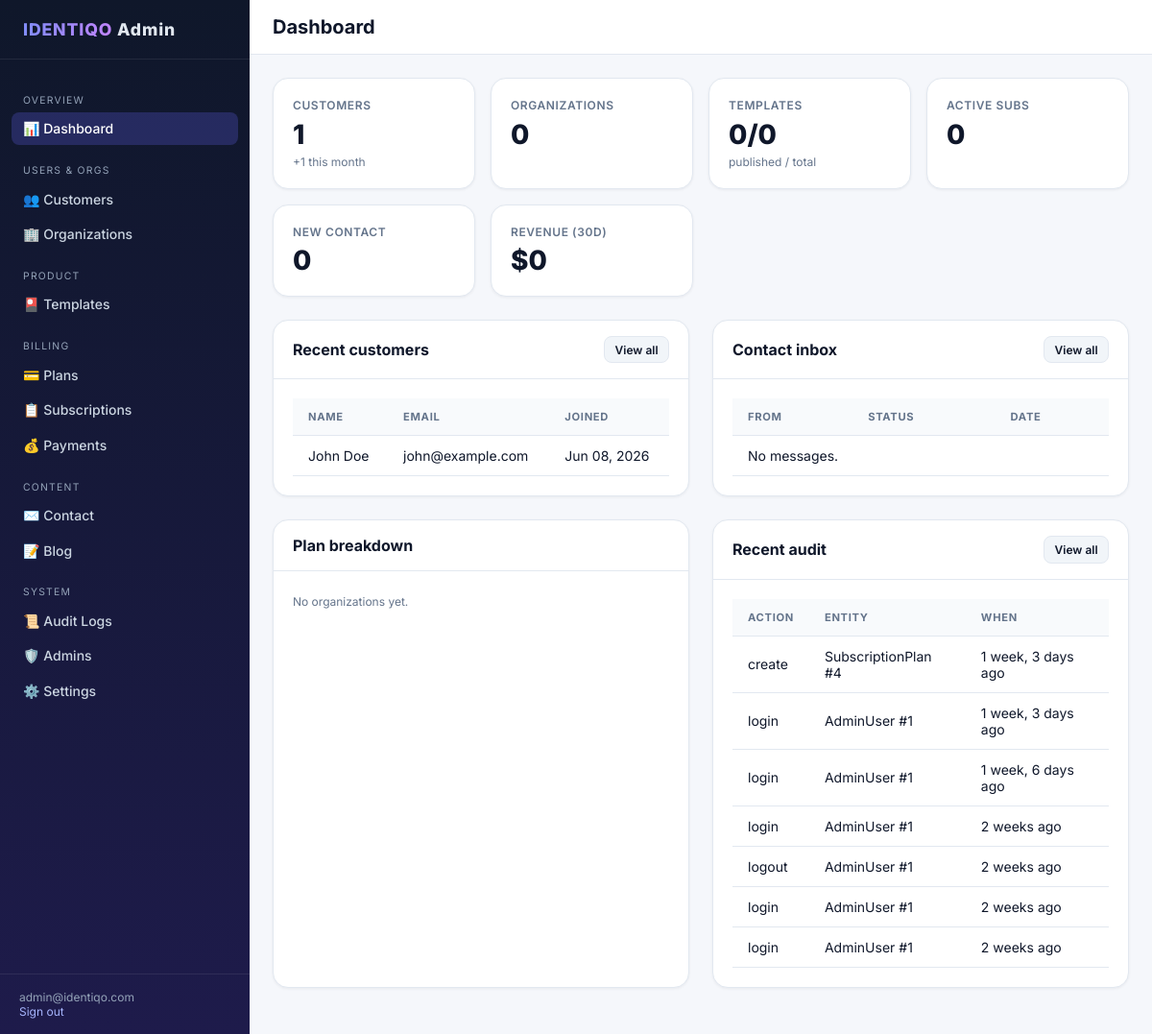
Page /super-admin/ (signed in) on the committed database.
### admin_api/models.py (models this page shows, shortened)
class AdminUser(models.Model):
    email = models.EmailField(unique=True)
    password = models.CharField(max_length=255)
    full_name = models.CharField(max_length=150, blank=True, null=True)
    phone = models.CharField(max_length=15, blank=True, null=True)
    status = models.BooleanField(default=True)
    created_at = models.DateTimeField(auto_now_add=True)
    updated_at = models.DateTimeField(auto_now=True)
    class Meta:
        db_table = 'admin_users'

class AuditLog(models.Model):
    admin = models.ForeignKey(
        AdminUser,
        on_delete=models.SET_NULL,
        null=True,
        blank=True,
        related_name='audit_logs',
    )
    action = models.CharField(max_length=100)
    entity_type = models.CharField(max_length=50)
    entity_id = models.CharField(max_length=100, blank=True)
    metadata = models.JSONField(default=dict, blank=True)
    ip_address = models.GenericIPAddressField(blank=True, null=True)
    created_at = models.DateTimeField(auto_now_add=True)
    class Meta:
        db_table = 'audit_logs'
        ordering = ['-created_at']

### web_api/models.py (models this page shows, shortened)
class Users(models.Model):
    name = models.CharField(max_length=255)
    email = models.EmailField(unique=True)
    phone = models.CharField(max_length=20, blank=True, null=True)
    password = models.CharField(max_length=255)
    address = models.TextField(blank=True, null=True)
    created_at = models.DateTimeField(auto_now_add=True)
    updated_at = models.DateTimeField(auto_now=True)
    last_login = models.DateTimeField(blank=True, null=True)
    class Meta:
        db_table = 'users'

### admin_api/dashboard_views.py (the view)
# urls.py: path('', views.dashboard_home, name='dashboard'),
@admin_login_required
def dashboard_home(request):
    now = timezone.now()
    month_ago = now - timedelta(days=30)
    stats = {
        'users_total': Users.objects.count(),
        'users_new_month': Users.objects.filter(created_at__gte=month_ago).count(),
        'organizations_total': Organization.objects.count(),
        'templates_total': CardTemplate.objects.count(),
        'templates_published': CardTemplate.objects.filter(is_published=True).count(),
        'subscriptions_active': Subscription.objects.filter(status='active').count(),
        'contact_new': ContactSubmission.objects.filter(status='new').count(),
        'blog_published': BlogPost.objects.filter(is_published=True).count(),
        'revenue_month': SubscriptionPayment.objects.filter(
            status='success',
            created_at__gte=month_ago,
        ).aggregate(total=Sum('amount'))['total'] or Decimal('0'),
    }
    recent_users = Users.objects.order_by('-created_at')[:8]
    recent_contacts = ContactSubmission.objects.order_by('-created_at')[:5]
    recent_audit = AuditLog.objects.select_related('admin').order_by('-created_at')[:10]
    plan_breakdown = (
        Organization.objects.values('plan_tier')
        .annotate(count=Count('id'))
        .order_by('-count')
    )
    return render(request, 'super_admin/dashboard.html', {
        'stats': stats,
        'recent_users': recent_users,
        'recent_contacts': recent_contacts,
        'recent_audit': recent_audit,
        'plan_breakdown': plan_breakdown,
    })

### admin_api/templates/super_admin/dashboard.html
{% extends 'super_admin/base.html' %}
{% block page_title %}Dashboard{% endblock %}
{% block content %}
<div class="stats-grid">
  <div class="stat-card">
    <div class="label">Customers</div>
    <div class="value">{{ stats.users_total }}</div>
    <div class="sub">+{{ stats.users_new_month }} this month</div>
  </div>
  <div class="stat-card">
    <div class="label">Organizations</div>
    <div class="value">{{ stats.organizations_total }}</div>
  </div>
  <div class="stat-card">
    <div class="label">Templates</div>
    <div class="value">{{ stats.templates_published }}/{{ stats.templates_total }}</div>
    <div class="sub">published / total</div>
  </div>
  <div class="stat-card">
    <div class="label">Active subs</div>
    <div class="value">{{ stats.subscriptions_active }}</div>
  </div>
  <div class="stat-card">
    <div class="label">New contact</div>
    <div class="value">{{ stats.contact_new }}</div>
  </div>
  <div class="stat-card">
    <div class="label">Revenue (30d)</div>
    <div class="value">${{ stats.revenue_month }}</div>
  </div>
</div>
<div class="grid-2">
  <div class="card">
    <div class="card-header"><h2>Recent customers</h2><a href="{% url 'super_admin:users_list' %}" class="btn btn-secondary btn-sm">View all</a></div>
    <div class="card-body table-wrap">
      <table class="data-table">
        <thead><tr><th>Name</th><th>Email</th><th>Joined</th></tr></thead>
        <tbody>
          {% for u in recent_users %}
          <tr>
            <td>{{ u.name }}</td>
            <td>{{ u.email }}</td>
            <td>{{ u.created_at|date:"M d, Y" }}</td>
          </tr>
          {% empty %}
          <tr><td colspan="3">No customers yet.</td></tr>
          {% endfor %}
        </tbody>
      </table>
    </div>
  </div>
  <div class="card">
    <div class="card-header"><h2>Contact inbox</h2><a href="{% url 'super_admin:contact_list' %}" class="btn btn-secondary btn-sm">View all</a></div>
    <div class="card-body table-wrap">
      <table class="data-table">
        <thead><tr><th>From</th><th>Status</th><th>Date</th></tr></thead>
        <tbody>
          {% for c in recent_contacts %}
          <tr>
            <td><a href="{% url 'super_admin:contact_detail' c.pk %}">{{ c.name }}</a></td>
            <td><span class="badge badge-{% if c.status == 'new' %}warning{% elif c.status == 'closed' %}muted{% else %}info{% endif %}">{{ c.get_status_display }}</span></td>
            <td>{{ c.created_at|date:"M d" }}</td>
          </tr>
          {% empty %}
          <tr><td colspan="3">No messages.</td></tr>
          {% endfor %}
        </tbody>
      </table>
    </div>
  </div>
</div>
<div class="grid-2">
  <div class="card">
    <div class="card-header"><h2>Plan breakdown</h2></div>
    <div class="card-body">
      {% for row in plan_breakdown %}
        <p style="margin:0.35rem 0;"><strong>{{ row.plan_tier|title }}</strong>: {{ row.count }} org(s)</p>
      {% empty %}
        <p class="help-text">No organizations yet.</p>
      {% endfor %}
    </div>
  </div>
  <div class="card">
    <div class="card-header"><h2>Recent audit</h2><a href="{% url 'super_admin:audit_list' %}" class="btn btn-secondary btn-sm">View all</a></div>
    <div class="card-body table-wrap">
      <table class="data-table">
        <thead><tr><th>Action</th><th>Entity</th><th>When</th></tr></thead>
        <tbody>
          {% for log in recent_audit %}
          <tr>
            <td>{{ log.action }}</td>
            <td>{{ log.entity_type }} #{{ log.entity_id }}</td>
            <td>{{ log.created_at|timesince }} ago</td>
          </tr>
          {% empty %}
          <tr><td colspan="3">No activity logged.</td></tr>
          {% endfor %}
        </tbody>
      </table>
    </div>
  </div>
</div>
{% endblock %}

### admin_api/templates/super_admin/base.html (shortened to what this page needs)
{% load static %}
<!DOCTYPE html>
<html lang="en">
<head>
  <link rel="stylesheet" href="{% static 'super_admin/css/dashboard.css' %}">
</head>
<body>
  <div class="layout">
    <aside class="sidebar">
      <div class="sidebar-brand"><span>IDENTIQO</span> Admin</div>
      <nav class="sidebar-nav">
        <div class="nav-section">Overview</div>
        <a href="{% url 'super_admin:dashboard' %}" class="nav-link {% if request.resolver_match.url_name == 'dashboard' %}active{% endif %}">📊 Dashboard</a>
        <div class="nav-section">Users & Orgs</div>
        <a href="{% url 'super_admin:users_list' %}" class="nav-link {% if 'user' in request.resolver_match.url_name %}active{% endif %}">👥 Customers</a>
        <a href="{% url 'super_admin:organizations_list' %}" class="nav-link {% if 'organization' in request.resolver_match.url_name %}active{% endif %}">🏢 Organizations</a>
        <div class="nav-section">Product</div>
        <a href="{% url 'super_admin:templates_list' %}" class="nav-link {% if 'template' in request.resolver_match.url_name %}active{% endif %}">🎴 Templates</a>
        <div class="nav-section">Billing</div>
        <a href="{% url 'super_admin:plans_list' %}" class="nav-link {% if 'plan' in request.resolver_match.url_name %}active{% endif %}">💳 Plans</a>
        <a href="{% url 'super_admin:subscriptions_list' %}" class="nav-link {% if request.resolver_match.url_name == 'subscriptions_list' %}active{% endif %}">📋 Subscriptions</a>
        <a href="{% url 'super_admin:payments_list' %}" class="nav-link {% if request.resolver_match.url_name == 'payments_list' %}active{% endif %}">💰 Payments</a>
        <div class="nav-section">Content</div>
        <a href="{% url 'super_admin:contact_list' %}" class="nav-link {% if 'contact' in request.resolver_match.url_name %}active{% endif %}">✉️ Contact</a>
        <a href="{% url 'super_admin:blog_list' %}" class="nav-link {% if 'blog' in request.resolver_match.url_name %}active{% endif %}">📝 Blog</a>
        <div class="nav-section">System</div>
        <a href="{% url 'super_admin:audit_list' %}" class="nav-link {% if request.resolver_match.url_name == 'audit_list' %}active{% endif %}">📜 Audit Logs</a>
        <a href="{% url 'super_admin:admins_list' %}" class="nav-link {% if 'admin' in request.resolver_match.url_name %}active{% endif %}">🛡️ Admins</a>
        <a href="{% url 'super_admin:settings_list' %}" class="nav-link {% if 'setting' in request.resolver_match.url_name %}active{% endif %}">⚙️ Settings</a>
      </nav>
      <div class="sidebar-footer">
        {% if request.admin_user %}
          {{ request.admin_user.email }}<br>
          <a href="{% url 'super_admin:logout' %}" style="color:#a5b4fc;">Sign out</a>
        {% endif %}
      </div>
    </aside>
    <div class="main">
      <header class="topbar">
        <h1>{% block page_title %}Dashboard{% endblock %}</h1>
      </header>
      <div class="content">
        {% block content %}{% endblock %}
      </div>
    </div>
  </div>
</body>
</html>

### admin_api/static/super_admin/css/dashboard.css (style rules this page uses)
:root { --sidebar-w: 260px; --indigo: #4f46e5; --purple: #7c3aed; --bg: #f5f7fb; --card: #ffffff; --text: #0f172a; --muted: #64748b; --border: #e2e8f0; }
* { box-sizing: border-box; }
body { margin: 0; font-family: 'Inter', system-ui, -apple-system, sans-serif; background: var(--bg); color: var(--text); font-size: 14px; }
a { color: var(--indigo); text-decoration: none; }
.layout { display: flex; min-height: 100vh; }
.sidebar { width: var(--sidebar-w); background: linear-gradient(180deg, #0f172a 0%, #1e1b4b 100%); color: #e2e8f0; flex-shrink: 0; display: flex; flex-direction: column; position: fixed; top: 0; left: 0; bottom: 0; z-index: 100; }
.sidebar-brand { padding: 1.25rem 1.5rem; font-weight: 800; font-size: 1.1rem; letter-spacing: 0.05em; border-bottom: 1px solid rgba(255,255,255,0.08); }
.sidebar-brand span { background: linear-gradient(90deg, #818cf8, #c084fc); -webkit-background-clip: text; -webkit-text-fill-color: transparent; }
.sidebar-nav { flex: 1; overflow-y: auto; padding: 1rem 0.75rem; }
.nav-section { font-size: 0.65rem; text-transform: uppercase; letter-spacing: 0.12em; color: #94a3b8; padding: 0.75rem 0.75rem 0.35rem; margin-top: 0.5rem; }
.nav-link { display: flex; align-items: center; gap: 0.6rem; padding: 0.55rem 0.75rem; border-radius: 0.5rem; color: #cbd5e1; margin-bottom: 2px; font-weight: 500; text-decoration: none; }
.nav-link:hover, .nav-link.active { background: rgba(99, 102, 241, 0.25); color: #fff; text-decoration: none; }
.sidebar-footer { padding: 1rem 1.25rem; border-top: 1px solid rgba(255,255,255,0.08); font-size: 0.75rem; color: #94a3b8; }
.main { flex: 1; margin-left: var(--sidebar-w); min-width: 0; }
.topbar { background: var(--card); border-bottom: 1px solid var(--border); padding: 1rem 1.5rem; display: flex; align-items: center; justify-content: space-between; position: sticky; top: 0; z-index: 50; }
.topbar h1 { margin: 0; font-size: 1.25rem; font-weight: 700; }
.content { padding: 1.5rem; }
.stats-grid { display: grid; grid-template-columns: repeat(auto-fill, minmax(200px, 1fr)); gap: 1rem; margin-bottom: 1.5rem; }
.stat-card { background: var(--card); border: 1px solid var(--border); border-radius: 1rem; padding: 1.25rem; box-shadow: 0 1px 3px rgba(15,23,42,0.06); }
.stat-card .label { color: var(--muted); font-size: 0.75rem; font-weight: 600; text-transform: uppercase; letter-spacing: 0.05em; }
.stat-card .value { font-size: 1.75rem; font-weight: 800; margin-top: 0.35rem; }
.stat-card .sub { font-size: 0.75rem; color: var(--muted); margin-top: 0.25rem; }
.card { background: var(--card); border: 1px solid var(--border); border-radius: 1rem; overflow: hidden; box-shadow: 0 1px 3px rgba(15,23,42,0.06); margin-bottom: 1.5rem; }
.card-header { padding: 1rem 1.25rem; border-bottom: 1px solid var(--border); display: flex; align-items: center; justify-content: space-between; gap: 1rem; }
.card-header h2 { margin: 0; font-size: 1rem; font-weight: 700; }
.card-body { padding: 1.25rem; }
.table-wrap { overflow-x: auto; }
table.data-table { width: 100%; border-collapse: collapse; }
table.data-table th, table.data-table td { padding: 0.75rem 1rem; text-align: left; border-bottom: 1px solid var(--border); }
table.data-table th { font-size: 0.7rem; text-transform: uppercase; letter-spacing: 0.06em; color: var(--muted); font-weight: 700; background: #f8fafc; }
.btn { display: inline-flex; align-items: center; gap: 0.35rem; padding: 0.5rem 1rem; border-radius: 0.5rem; font-weight: 600; font-size: 0.8125rem; border: none; cursor: pointer; text-decoration: none; }
.btn-secondary { background: #f1f5f9; color: var(--text); border: 1px solid var(--border); }
.btn-sm { padding: 0.35rem 0.65rem; font-size: 0.75rem; }
.help-text { font-size: 0.75rem; color: var(--muted); margin-top: 0.25rem; }
.grid-2 { display: grid; grid-template-columns: 1fr 1fr; gap: 1.5rem; }

### rows in the picture
AdminUser: admin_user.email "admin@identiqo.com"
Users: name "John Doe", email "john@example.com", created_at "Jun 08, 2026"
AuditLog: action "create", entity_type "SubscriptionPlan", entity_id "4", created_at "1 week, 3 days"
AuditLog: action "login", entity_type "AdminUser", entity_id "1", created_at "1 week, 3 days"
AuditLog: action "login", entity_type "AdminUser", entity_id "1", created_at "1 week, 6 days"
AuditLog: action "login", entity_type "AdminUser", entity_id "1", created_at "2 weeks"
AuditLog: action "logout", entity_type "AdminUser", entity_id "1", created_at "2 weeks"
AuditLog: action "login", entity_type "AdminUser", entity_id "1", created_at "2 weeks"
AuditLog: action "login", entity_type "AdminUser", entity_id "1", created_at "2 weeks"

### other values in the picture
{{ stats.users_total }} "1"
{{ stats.users_new_month }} "1"
{{ stats.organizations_total }} "0"
{{ stats.templates_published }} "0"
{{ stats.templates_total }} "0"
{{ stats.subscriptions_active }} "0"
{{ stats.contact_new }} "0"
{{ stats.revenue_month }} "0"
